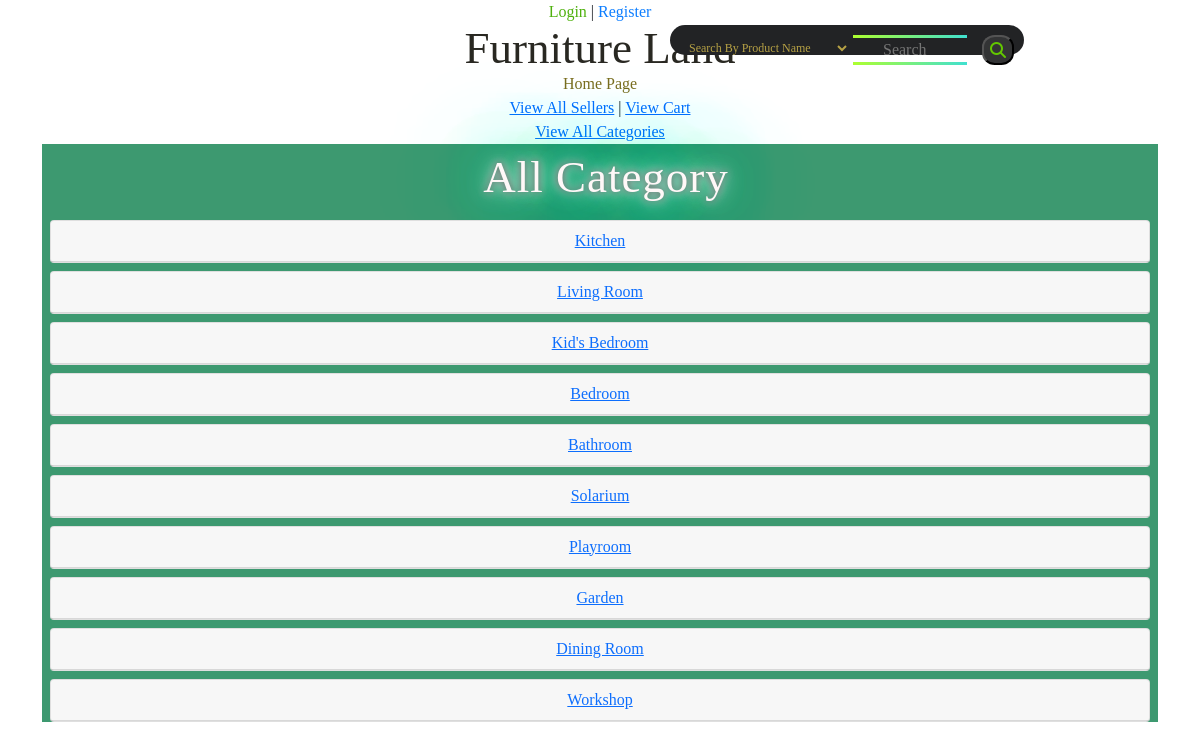
The app's page /Category/index with its own data.
### tables this page shows
CREATE TABLE `category` (
  `category_id` int(11) NOT NULL,
  `name` varchar(40) NOT NULL,
  `decription` text NOT NULL
);

### app/controllers/Category.php (called while the page is built, shortened)
<?php
        class Category extends \app\core\Controller {
            public function index() {
                $categories = new \app\models\Category();
                $categories = $categories->getAll();
                $this->view('Category/index', $categories);
            }
        }

### app/core/App.php (called while the page is built, shortened)
<?php
		class App {
			private $method = 'index';
			public function __construct() {
				$url = self::parseUrl();
				if (isset($url[0])) {
					unset($url[0]);
				}
				$this->controller = new $this->controller;
				if (isset($url[1])) {
					if (method_exists($this->controller, $url[1]))
						$this->method = $url[1];
					unset($url[1]);
				}
				$this->params = $url ? array_values($url) : [];
				call_user_func_array([$this->controller, $this->method], $this->params);
			}
			private static function parseUrl() {
				if (isset($_GET['url'])) {
					return explode('/',
						filter_var(
							rtrim($_GET['url'], '/'),
							FILTER_SANITIZE_URL)
					);
				}
			}
		}

### index.php (called while the page is built, shortened)
<?php
    new \app\core\App();

### app/models/Category.php (called while the page is built, shortened)
<?php
        class Category extends \app\core\Model {
            function getAll() {
                $SQL = 'SELECT * FROM category';
                $STMT = self::$_connection->prepare($SQL);
                $STMT->execute();
                $STMT->setFetchMode(\PDO::FETCH_CLASS, "app\models\Category");
                return $STMT->fetchAll();
            }
        }

### app/core/DBConnection.php (called while the page is built, shortened)
<?php
		class DBConnection {
			static $connection = null;
			private function __construct() {
				if (self::$connection == null) {
					$host = 'localhost';
					$DBname = 'projectdb';
					$user = 'root';
					$password = '';
					self::$connection = new \PDO("mysql:host=$host;dbname=$DBname", $user, $password);
				}
			}
			public static function getInstance() {
				return self::$connection;
			}
		}

### app/views/Category/index.php (the view, shortened to what this page needs)
<html>
    <head>
        <link rel="stylesheet" href="../public/css/style.css">
        <link href="https://cdn.jsdelivr.net/npm/bootstrap@5.1.3/dist/css/bootstrap.min.css" rel="stylesheet">
    </head>
    <body>
        <div class='container'>
        <div class='products'>
        <h1 id='all'>All Category</h1>
            <?php
              foreach($data as $category){
                echo "<div class='card m-2'>
                <div class='card-header'> <a href='/Product/productByCategory/$category->category_id'>$category->name</a>
                </div></div>";
            }
            ?>
        </div>
        </div>
    </body>
</html>

### public/css/style.css (style rules this page uses)
.products { background: #3D9970; }
h1#all { Letter-spacing: 1px; margin-left: 10px; color: rgb(255, 248, 248); text-shadow: 0 0 7px rgb(75, 72, 72), 0 0 10px #fff, 0 0 21px #fff, 0 0 42px #0fa, 0 0 82px #0fa, 0 0 92px #0fa, 0 0 102px #0fa, 0 0 151px #0fa; line-height: 1.5em; text-indent: 2px; }

### public/css/home.css (style rules this page uses)
.container { text-align: center; font-family: 'Trocchi', serif; font-weight: normal; }
.container h1 { color: #292822; font-family: 'Trocchi', serif; font-size: 45px; font-weight: normal; line-height: 48px; margin: 0; }

### records on screen
category: name "Kitchen"
category: name "Living Room"
category: name "Kid's Bedroom"
category: name "Bedroom"
category: name "Bathroom"
category: name "Solarium"
category: name "Playroom"
category: name "Garden"
category: name "Dining Room"
category: name "Workshop"
